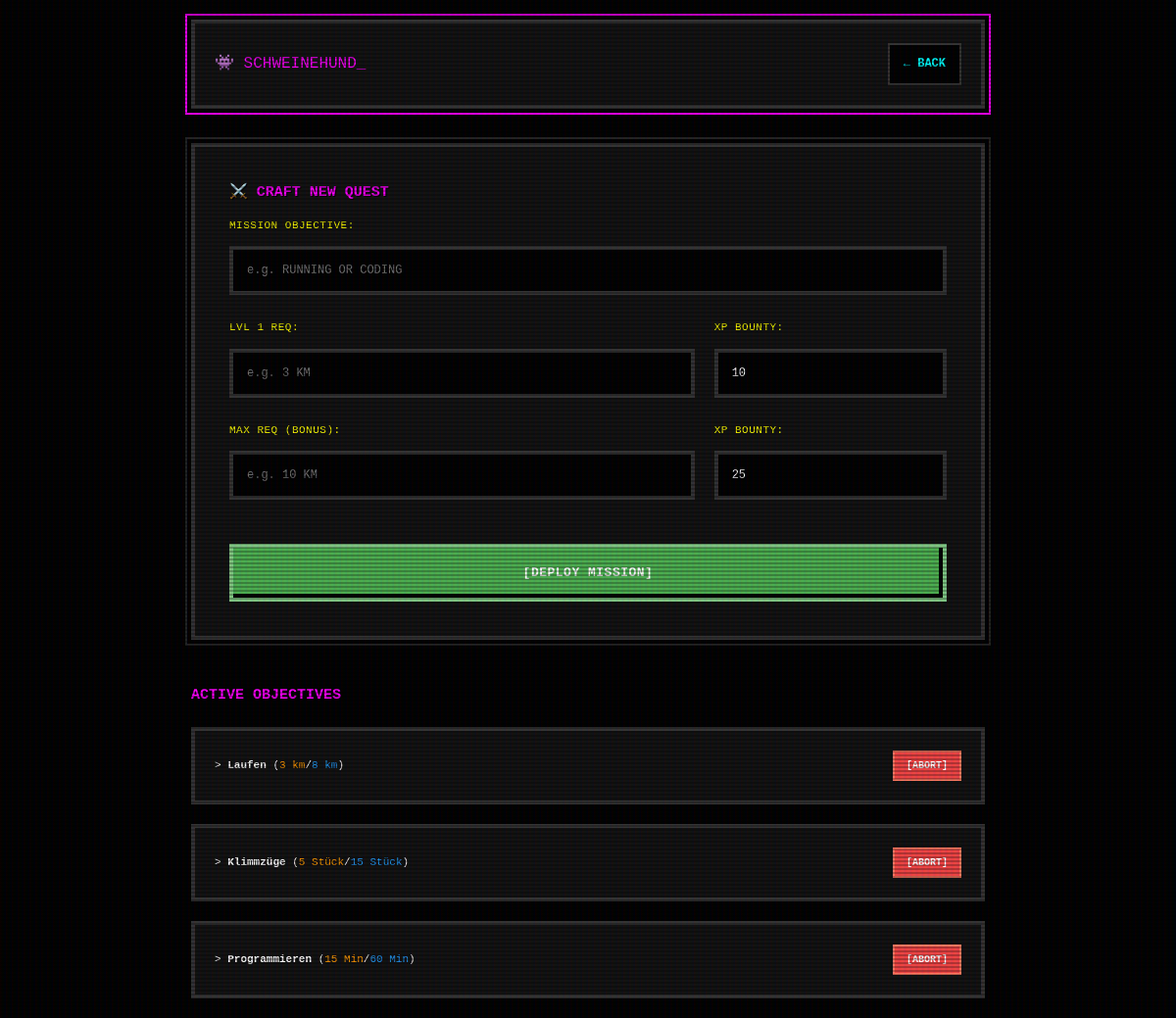
/manage (signed in), run on the app's committed database.
### app.py (models this page shows)
class Task(db.Model):
    id = db.Column(db.Integer, primary_key=True)
    user_id = db.Column(db.Integer, db.ForeignKey('user.id'), nullable=False)
    title = db.Column(db.String(100), nullable=False)
    stage1_text = db.Column(db.String(100), nullable=False)
    stage1_points = db.Column(db.Integer, nullable=False)
    stage2_text = db.Column(db.String(100), nullable=False)
    stage2_points = db.Column(db.Integer, nullable=False)
    logs = db.relationship('DailyLog', backref='task', lazy=True, cascade="all, delete-orphan")

### app.py (the view, shortened to what this page needs)
@app.route('/manage', methods=['GET', 'POST'])
@login_required
def manage():
    tasks = Task.query.filter_by(user_id=current_user.id).all()
    return render_template('manage.html', tasks=tasks)

### app.py (called while the page is built)
@login_manager.user_loader
def load_user(user_id):
    return User.query.get(int(user_id))

### templates/manage.html (shortened to what this page needs)
<!DOCTYPE html>
<html lang="de">
<head>
    <link href="https://googleapis.com" rel="stylesheet">
</head>
<body>
    <div class="brand-bar">
        <div class="brand-logo-title">👾 SCHWEINEHUND_</div>
        <a class="nav-link" href="/dashboard">&larr; BACK</a>
    </div>
    <div class="form-card">
        <h2>⚔️ CRAFT NEW QUEST </h2>
        <form method="POST">
            <div class="form-group">
                <label for="title">MISSION OBJECTIVE:</label>
                <input type="text" id="title" name="title" placeholder="e.g. RUNNING OR CODING" required autocomplete="off">
            </div>
            <div class="row">
                <div class="form-group" style="flex: 2;">
                    <label>LVL 1 REQ:</label>
                    <input type="text" name="stage1_text" placeholder="e.g. 3 KM" required>
                </div>
                <div class="form-group" style="flex: 1;">
                    <label>XP BOUNTY:</label>
                    <input type="number" name="stage1_points" value="10" required>
                </div>
            </div>
            <div class="row">
                <div class="form-group" style="flex: 2;">
                    <label>MAX REQ (BONUS):</label>
                    <input type="text" name="stage2_text" placeholder="e.g. 10 KM" required>
                </div>
                <div class="form-group" style="flex: 1;">
                    <label>XP BOUNTY:</label>
                    <input type="number" name="stage2_points" value="25" required>
                </div>
            </div>
            <button type="submit" class="btn-submit">[DEPLOY MISSION]</button>
        </form>
    </div>
    <h2 style="margin-top: 45px;">ACTIVE OBJECTIVES</h2>
    {% for task in tasks %}
    <div class="task-list-item">
        <span>> <strong>{{ task.title }}</strong> (<span style="color: #ff9800;">{{ task.stage1_text }}</span>/<span style="color: #2196F3;">{{ task.stage2_text }}</span>)</span>
        <form action="/delete/{{ task.id }}" method="POST">
            <button type="submit" class="btn-delete">[ABORT]</button>
        </form>
    </div>
    {% endfor %}
</body>
</html>

### templates/manage.html (style rules this page uses)
body { font-family: 'Press Start 2P', monospace; max-width: 850px; margin: 0 auto; padding: 20px; background: #000; color: #fff; box-sizing: border-box; line-height: 1.6; }
body::before { content: " "; display: block; position: fixed; top: 0; bottom: 0; left: 0; right: 0; background: linear-gradient(rgba(18, 16, 16, 0) 50%, rgba(0, 0, 0, 0.25) 50%), linear-gradient(90deg, rgba(255, 0, 0, 0.05), rgba(0, 255, 0, 0.02), rgba(0, 0, 255, 0.05)); z-index: 999; background-size: 100% 4px, 6px 100%; pointer-events: none; }
.brand-bar { background: #111; padding: 20px; border: 4px solid #333; box-shadow: 0 0 0 4px #000, 0 0 0 6px #ff00ff; display: flex; justify-content: space-between; align-items: center; margin-bottom: 35px; }
.brand-logo-title { display: flex; align-items: center; gap: 10px; font-size: 16px; color: #ff00ff; }
.nav-link { color: #00ffff; text-decoration: none; padding: 10px 14px; border: 2px solid #333; background: #000; font-size: 12px; font-weight: bold; }
.form-card { background: #111; padding: 35px; border: 4px solid #333; box-shadow: 0 0 0 4px #000, 0 0 0 6px #222; }
.form-group { margin-bottom: 25px; }
label { display: block; margin-bottom: 12px; font-size: 11px; color: #ffff00; letter-spacing: 0.5px; }
input { width: 100%; padding: 14px; box-sizing: border-box; border: 4px solid #333; background: #000; color: white; font-family: 'Press Start 2P', monospace; font-size: 12px; }
.row { display: flex; gap: 20px; flex-direction: column; }
@media (min-width: 600px) { .row { flex-direction: row; } }
.btn-submit { background: #4CAF50; color: white; padding: 18px; border: 4px solid #81c784; cursor: pointer; width: 100%; font-size: 13px; font-family: 'Press Start 2P', monospace; font-weight: bold; margin-top: 20px; box-shadow: inset -4px -4px #000; text-transform: uppercase; letter-spacing: 0.5px; }
.task-list-item { background: #111; padding: 20px; margin-top: 20px; border: 4px solid #333; display: flex; justify-content: space-between; align-items: center; font-size: 11px; line-height: 1.6; }
.btn-delete { background: #ef4444; border: 2px solid #ff7961; color: white; padding: 8px 12px; cursor: pointer; font-family: 'Press Start 2P', monospace; font-size: 10px; font-weight: bold; }
h2 { color: #ff00ff; font-size: 15px; margin-top: 0; text-shadow: 1px 1px #000; }

### data on the page
Task: title "Laufen", stage1_text "3 km", stage2_text "8 km"
Task: title "Klimmzüge", stage1_text "5 Stück", stage2_text "15 Stück"
Task: title "Programmieren", stage1_text "15 Min", stage2_text "60 Min"
